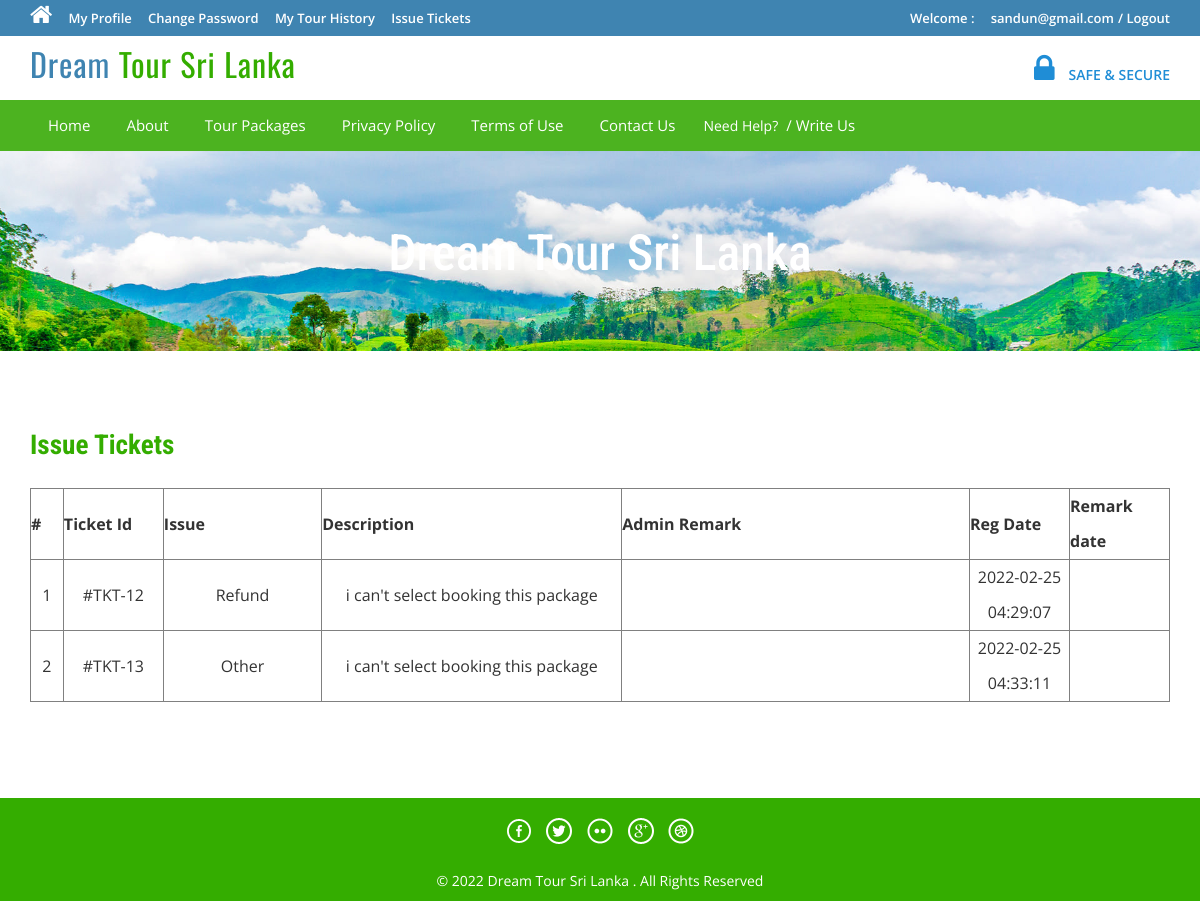
Screenshot of /issuetickets.php (signed in) with the database file from the repository.
### tables this page shows
CREATE TABLE `tblissues` (
  `id` int(11) NOT NULL,
  `UserEmail` varchar(100) DEFAULT NULL,
  `Issue` varchar(100) DEFAULT NULL,
  `Description` mediumtext DEFAULT NULL,
  `PostingDate` timestamp NULL DEFAULT current_timestamp(),
  `AdminRemark` mediumtext DEFAULT NULL,
  `AdminremarkDate` timestamp NULL DEFAULT NULL ON UPDATE current_timestamp()
);

### issuetickets.php (the view, shortened to what this page needs)
<?php
include('includes/config.php');
if(strlen($_SESSION['login'])==0)
	{
header('location:index.php');
}
else{
?>
<!DOCTYPE HTML>
<html>
<head>
<link href="css/bootstrap.css" rel='stylesheet' type='text/css' />
<link href="css/style.css" rel='stylesheet' type='text/css' />
<link href="css/font-awesome.css" rel="stylesheet">
<link href="css/animate.css" rel="stylesheet" type="text/css" media="all">
</head>
<body>
<div class="top-header">
<?php include('includes/header.php');?>
<div class="banner-1 ">
	<div class="container">
		<h1 class="wow zoomIn animated animated" data-wow-delay=".5s" style="visibility: visible; animation-delay: 0.5s; animation-name: zoomIn;">Dream Tour Sri Lanka</h1>
	</div>
</div>
<div class="privacy">
	<div class="container">
		<h3 class="wow fadeInDown animated animated" data-wow-delay=".5s" style="visibility: visible; animation-delay: 0.5s; animation-name: fadeInDown;">Issue Tickets</h3>
		<form name="chngpwd" method="post" onSubmit="return valid();">
	<p>
	<table border="1" width="100%">
<tr align="center">
<th>#</th>
<th>Ticket Id</th>
<th>Issue</th>
<th>Description</th>
<th>Admin Remark</th>
<th>Reg Date</th>
<th>Remark date</th>
</tr>
<?php
$uemail=$_SESSION['login'];;
$sql = "SELECT * from tblissues where UserEmail=:uemail";
$query = $dbh->prepare($sql);
$query -> bindParam(':uemail', $uemail, PDO::PARAM_STR);
$query->execute();
$results=$query->fetchAll(PDO::FETCH_OBJ);
$cnt=1;
if($query->rowCount() > 0)
{
foreach($results as $result)
{	?>
<tr align="center">
<td ><?php echo htmlentities($cnt);?></td>
<td width="100">#TKT-<?php echo htmlentities($result->id);?></td>
<td><?php echo htmlentities($result->Issue);?></td>
<td width="300"><?php echo htmlentities($result->Description);?></td>
<td><?php echo htmlentities($result->AdminRemark);?></td>
<td width="100"><?php echo htmlentities($result->PostingDate);?></td>
<td width="100"><?php echo htmlentities($result->AdminremarkDate);?></td>
</tr>
<?php $cnt=$cnt+1; }} ?>
	</table>
			</p>
			</form>
	</div>
</div>
<?php include('includes/footer.php');?>
</body>
</html>
<?php } ?>

### css/style.css (style rules this page uses)
html, body { font-size: 100%; background: #fff; font-family: 'Open Sans', sans-serif; }
h1,h2,h3,h4,h5,h6 { margin:0; font-family: 'Roboto Condensed', sans-serif; }
p { margin:0; }
.top-header { background-color: #3F84B1; border-bottom: 0 none; height: 36px; line-height: 35px; }
.banner-1 { background: url(../images/KANDY\ 2.jpg)no-repeat; background-size: cover; -webkit-background-size: cover; -o-background-size: cover; -ms-background-size: cover; -moz-background-size: cover; min-height:200px; }
.banner-1 h1 { font-size: 50px; margin-bottom: 40px; padding: 1.5em 0 0; text-align: center; color: #ffffff; }
.privacy h3 { color: #34AD00; font-size: 1.7em; font-weight: 700; margin-bottom: 1em; }
.privacy { padding: 5em 0; }
.privacy p { font-size: 1em; line-height: 1.8em; color: #999; margin: 1em 0; }

### rows the page displays
tblissues: id "12", Issue "Refund", Description "i can't select booking this package", PostingDate "2022-02-25 04:29:07"
tblissues: id "13", Issue "Other", Description "i can't select booking this package", PostingDate "2022-02-25 04:33:11"

### other values shown
$_SESSION['login'] "sandun@gmail.com"
